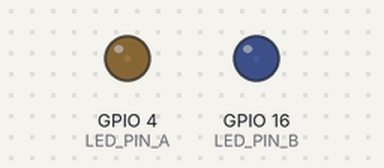
Simulated run of this sketch. Board: ESP32. Parts: output pins drawn as LEDs (lit = HIGH).

Above: at 0.05 s.
At 0.95 s:
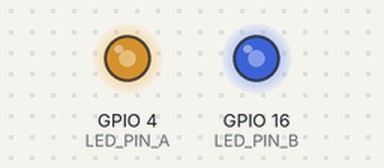
At 1.35 s:
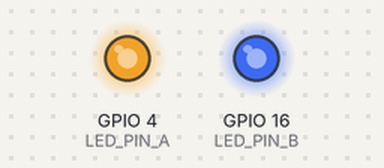
At 2.7 s:
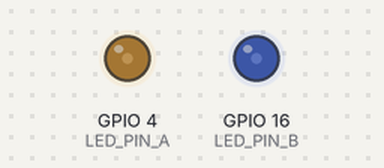
Timing chart, 0 to 7.0 s (numbered marks = the images above):
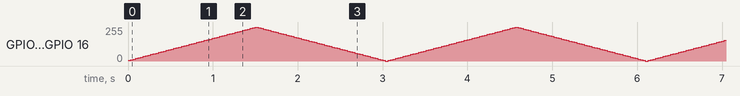

The sketch:

ex06.ino
```cpp
const int LED_PIN_A = 4;  // LED1引脚
const int LED_PIN_B = 16;  // LED2引脚
const int freq = 5000;    // PWM频率5000Hz
const int resolution = 8; // 8位分辨率（0-255）

// 全局变量
int brightnessA = 0;       // LED1亮度（0-255）
int brightnessB = 0;     // LED2亮度（初始与A反相）
int fadeAmount = 5;        // 亮度变化步长（±5）

void setup() {
  Serial.begin(115200);                  // 串口初始化

  // 双LED PWM绑定
  ledcAttach(LED_PIN_A, freq, resolution); // LED1绑定PWM
  ledcAttach(LED_PIN_B, freq, resolution); // LED2绑定PWM
}

void loop() {
  // 1. 双LED反相渐变
  brightnessA += fadeAmount;  // LED1亮度递增
  brightnessB += fadeAmount;  // LED2亮度递减（与A反相）

  // 2. 边界检测：到达0或255时反转方向
  if (brightnessA <= 0 || brightnessA >= 255) {
    fadeAmount = -fadeAmount;  // 反转变化方向（增→减或减→增）
    // 防止亮度越界（可选）
    brightnessA = constrain(brightnessA, 0, 255);
    brightnessB = constrain(brightnessB, 0, 255);
  }

  // 3. 输出PWM亮度
  ledcWrite(LED_PIN_A, brightnessA); // LED1亮度
  ledcWrite(LED_PIN_B, brightnessB); // LED2亮度

  delay(30); // 控制双闪速度
}
```
